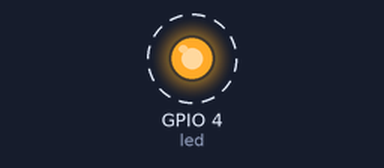
Recording of a program running on a simulated ESP32 board running MicroPython. Parts: output pins drawn as LEDs (lit = HIGH). Dashed ring = blinking.

Above: at 0.5 s.
Timing chart, 0 to 4.6 s (numbered marks = the images above):
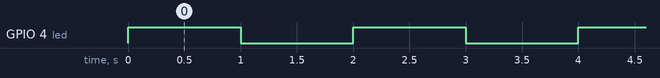

Measured:
- by itself, GPIO 4 (led): alternates HIGH for 1.0 s and LOW for 1.0 s

The program:

parpadeoLed.py
```python
from machine import Pin
import time

def parpadeoLed():
    led = Pin(4, Pin.OUT)

    while True:
        led.value(1)  # Encender el LED
        time.sleep(1)  # Esperar 1 segundo
        led.value(0)  # Apagar el LED
        time.sleep(1)  # Esperar 1 segundo

parpadeoLed()
```
